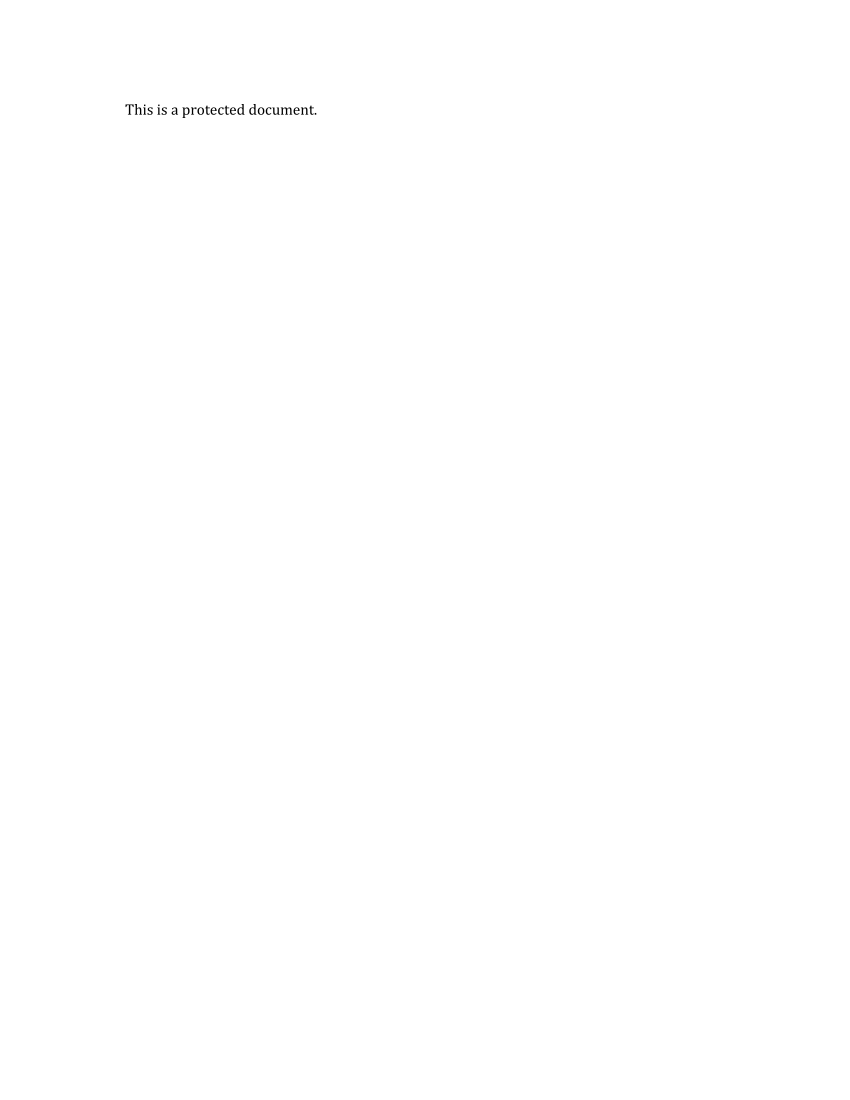

Write the Python code that produced this figure.
from docx import Document
from docx.oxml import parse_xml

doc = Document()
doc.add_paragraph("This is a protected document.")

settings = doc.settings._element
# A dummy hash and salt. It will lock the document and no password will ever match it (probably).
xml = '<w:documentProtection xmlns:w="http://schemas.openxmlformats.org/wordprocessingml/2006/main" w:edit="readOnly" w:enforcement="1" w:cryptProviderType="rsaFull" w:cryptAlgorithmClass="hash" w:cryptAlgorithmType="typeAny" w:cryptAlgorithmSid="4" w:cryptSpinCount="100000" w:hash="x/y/z==" w:salt="a/b/c="/>'
settings.append(parse_xml(xml))

doc.save("test_protection.docx")
print("Saved test_protection.docx")
